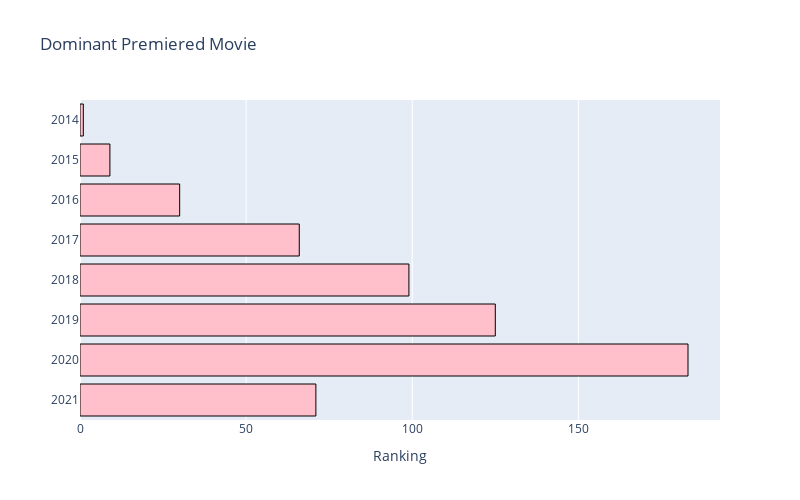

Notebook code for this chart:
### Code cell
#Dominant Premiered Movie in MyData?
Dominant_premiered=MyData['Year'].value_counts().to_frame()

trace= go.Bar (
                y= Dominant_premiered.index,
                x= Dominant_premiered['Year'],
                orientation='h',
                marker =dict(color='pink',
                            line=dict(color='black',width=1))
                )
data =[trace]
layout =go.Layout(barmode= "group", title='Dominant Premiered Movie', width=800, height=500,
                            xaxis=dict(title='Ranking'),
                            yaxis=dict(autorange="reversed"),
                            showlegend=False)
fig= go.Figure (data=data, layout=layout)
iplot(fig)

### Figure 1 — Plotly figure (JSON) as saved in the notebook; plotly's stock layout.template omitted (floating-point values rounded to 4 significant figures)
{"data": [{"marker": {"color": "pink", "line": {"color": "black", "width": 1}}, "orientation": "h", "type": "bar", "x": [183, 125, 99, 71, 66, 30, 9, 1], "y": [2020, 2019, 2018, 2021, 2017, 2016, 2015, 2014]}], "layout": {"barmode": "group", "height": 500, "showlegend": false, "title": {"text": "Dominant Premiered Movie"}, "width": 800, "xaxis": {"title": {"text": "Ranking"}}, "yaxis": {"autorange": "reversed"}}}
